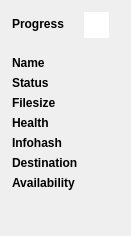
                    <widget class="QWidget" name="scrollAreaWidgetContents_2">
                     <property name="geometry">
                      <rect>
                       <x>0</x>
                       <y>0</y>
                       <width>131</width>
                       <height>236</height>
                      </rect>
                     </property>
                     <layout class="QFormLayout" name="formLayout_4">
                      <property name="fieldGrowthPolicy">
                       <enum>QFormLayout::AllNonFixedFieldsGrow</enum>
                      </property>
                      <property name="labelAlignment">
                       <set>Qt::AlignLeading|Qt::AlignLeft|Qt::AlignVCenter</set>
                      </property>
                      <property name="formAlignment">
                       <set>Qt::AlignLeading|Qt::AlignLeft|Qt::AlignTop</set>
                      </property>
                      <property name="leftMargin">
                       <number>12</number>
                      </property>
                      <property name="topMargin">
                       <number>12</number>
                      </property>
                      <property name="rightMargin">
                       <number>12</number>
                      </property>
                      <property name="bottomMargin">
                       <number>12</number>
                      </property>
                      <item row="2" column="0">
                       <widget class="QLabel" name="label_28">
                        <property name="styleSheet">
                         <string notr="true">font-weight: bold;</string>
                        </property>
                        <property name="text">
                         <string>Name</string>
                        </property>
                       </widget>
                      </item>
                      <item row="2" column="1">
                       <widget class="QLabel" name="download_detail_name_label">
                        <property name="text">
                         <string/>
                        </property>
                       </widget>
                      </item>
                      <item row="3" column="0">
                       <widget class="QLabel" name="label_30">
                        <property name="styleSheet">
                         <string notr="true">font-weight: bold;</string>
                        </property>
                        <property name="text">
                         <string>Status</string>
                        </property>
                       </widget>
                      </item>
                      <item row="3" column="1">
                       <widget class="QLabel" name="download_detail_status_label">
                        <property name="text">
                         <string/>
                        </property>
                       </widget>
                      </item>
                      <item row="4" column="0">
                       <widget class="QLabel" name="label_36">
                        <property name="styleSheet">
                         <string notr="true">font-weight: bold;</string>
                        </property>
                        <property name="text">
                         <string>Filesize</string>
                        </property>
                       </widget>
                      </item>
                      <item row="4" column="1">
                       <widget class="QLabel" name="download_detail_filesize_label">
                        <property name="text">
                         <string/>
                        </property>
                       </widget>
                      </item>
                      <item row="5" column="0">
                       <widget class="QLabel" name="label_38">
                        <property name="styleSheet">
                         <string notr="true">font-weight: bold;</string>
                        </property>
                        <property name="text">
                         <string>Health</string>
                        </property>
                       </widget>
                      </item>
                      <item row="5" column="1">
                       <widget class="QLabel" name="download_detail_health_label">
                        <property name="text">
                         <string/>
                        </property>
                       </widget>
                      </item>
                      <item row="6" column="0">
                       <widget class="QLabel" name="label_40">
                        <property name="styleSheet">
                         <string notr="true">font-weight: bold;</string>
                        </property>
                        <property name="text">
                         <string>Infohash</string>
                        </property>
                       </widget>
                      </item>
                      <item row="6" column="1">
                       <widget class="QLabel" name="download_detail_infohash_label">
                        <property name="text">
                         <string/>
                        </property>
                       </widget>
                      </item>
                      <item row="8" column="0">
                       <widget class="QLabel" name="label_26">
                        <property name="styleSheet">
                         <string notr="true">font-weight: bold;</string>
                        </property>
                        <property name="text">
                         <string>Availability</string>
                        </property>
                       </widget>
                      </item>
                      <item row="8" column="1">
                       <widget class="QLabel" name="download_detail_availability_label">
                        <property name="text">
                         <string/>
                        </property>
                       </widget>
                      </item>
                      <item row="0" column="1">
                       <widget class="DownloadProgressBar" name="download_progress_bar" native="true">
                        <property name="sizePolicy">
                         <sizepolicy hsizetype="MinimumExpanding" vsizetype="Fixed">
                          <horstretch>0</horstretch>
                          <verstretch>0</verstretch>
                         </sizepolicy>
                        </property>
                        <property name="minimumSize">
                         <size>
                          <width>0</width>
                          <height>26</height>
                         </size>
                        </property>
                        <property name="maximumSize">
                         <size>
                          <width>600000</width>
                          <height>26</height>
                         </size>
                        </property>
                        <property name="styleSheet">
                         <string notr="true">background-color: white;
margin-right: 10px;</string>
                        </property>
                        <layout class="QHBoxLayout" name="horizontalLayout_36"/>
                       </widget>
                      </item>
                      <item row="0" column="0">
                       <widget class="QLabel" name="label_39">
                        <property name="styleSheet">
                         <string notr="true">font-weight: bold;</string>
                        </property>
                        <property name="text">
                         <string>Progress</string>
                        </property>
                       </widget>
                      </item>
                      <item row="1" column="0">
                       <spacer name="verticalSpacer_14">
                        <property name="orientation">
                         <enum>Qt::Vertical</enum>
                        </property>
                        <property name="sizeType">
                         <enum>QSizePolicy::Fixed</enum>
                        </property>
                        <property name="sizeHint" stdset="0">
                         <size>
                          <width>20</width>
                          <height>6</height>
                         </size>
                        </property>
                       </spacer>
                      </item>
                      <item row="7" column="0">
                       <widget class="QLabel" name="label_44">
                        <property name="styleSheet">
                         <string notr="true">font-weight: bold;</string>
                        </property>
                        <property name="text">
                         <string>Destination</string>
                        </property>
                       </widget>
                      </item>
                      <item row="7" column="1">
                       <widget class="QLabel" name="download_detail_destination_label">
                        <property name="text">
                         <string/>
                        </property>
                       </widget>
                      </item>
                     </layout>
                    </widget>
